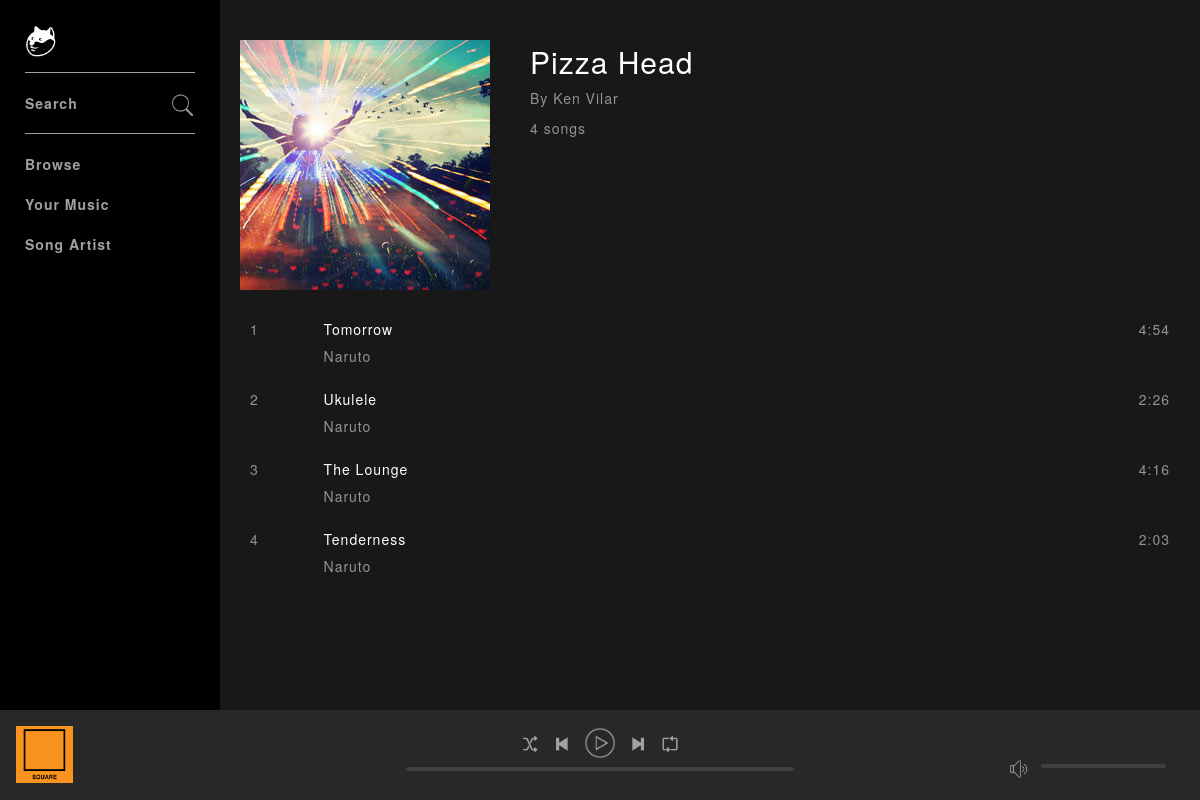
Screenshot of /album.php?id=3 (signed in) with the database file from the repository.
### tables this page shows
CREATE TABLE `albums` (
  `id` int(11) unsigned NOT NULL AUTO_INCREMENT,
  `title` varchar(250) DEFAULT NULL,
  `artist` int(11) DEFAULT NULL,
  `genre` int(11) DEFAULT NULL,
  `artworkPath` varchar(500) DEFAULT NULL,
  PRIMARY KEY (`id`)
);

CREATE TABLE `artists` (
  `id` int(11) unsigned NOT NULL AUTO_INCREMENT,
  `name` varchar(50) DEFAULT NULL,
  PRIMARY KEY (`id`)
);

CREATE TABLE `songs` (
  `id` int(11) unsigned NOT NULL AUTO_INCREMENT,
  `title` varchar(250) DEFAULT '',
  `artist` int(11) DEFAULT NULL,
  `album` int(11) DEFAULT NULL,
  `genre` int(11) DEFAULT NULL,
  `duration` varchar(8) DEFAULT NULL,
  `path` varchar(500) DEFAULT NULL,
  `albumOrder` int(11) DEFAULT NULL,
  `plays` int(11) DEFAULT NULL,
  PRIMARY KEY (`id`)
);

### includes/classes/Album.php (called while the page is built, shortened)
<?php
class Album {
    private $con;
    private $id;
    private $title;
    private $artistId;
    public function __construct($con, $id) {
        $this->con = $con;
        $this->id = $id;
        $albumQuery = mysqli_query($this->con, "SELECT * FROM albums WHERE id='$this->id'");
        $album = mysqli_fetch_assoc($albumQuery);
        $this->title = $album['title'];
        $this->artistId = $album['artist'];
        $this->artWorkPath = $album['artworkPath'];
    }
    public function getTitle() {
        return $this->title;
    }
    public function getArtist() {
        return new Artist($this->con, $this->artistId);
    }
    public function getArtWorkPath() {
        return $this->artWorkPath;
    }
    public function getNumberOfSongs() {
        $query = mysqli_query($this->con, "SELECT id FROM songs WHERE album='$this->id'");
        return mysqli_num_rows($query);
    }
    public function getSongIds() {
        $query = mysqli_query($this->con, "SELECT id FROM songs WHERE album='$this->id' ORDER BY albumOrder ASC");
        $arr = array();
        while ($row = mysqli_fetch_assoc($query)) {
            array_push($arr, $row['id']);
        }
        return $arr;
    }
}

### includes/classes/Artist.php (called while the page is built)
<?php
class Artist {
    private $con;
    private $id;
    public function __construct($con, $id) {
        $this->con = $con;
        $this->id = $id;
    }
    public function getName() {
        $artistQuery = mysqli_query($this->con, "SELECT * FROM artists WHERE id='$this->id'");
        $artist = mysqli_fetch_assoc($artistQuery);
        return $artist['name'];
    }
}

### includes/classes/Song.php (called while the page is built, shortened)
<?php
class Song {
    private $con;
    private $title;
    private $artistId;
    private $duration;
    public function __construct($con, $id) {
        $this->con = $con;
        $this->id = $id;
        $query = mysqli_query($this->con, "SELECT * FROM songs WHERE id='$this->id'");
        $this->mysqliData = mysqli_fetch_assoc($query);
        $this->title = $this->mysqliData['title'];
        $this->artistId = $this->mysqliData['artist'];
        $this->duration = $this->mysqliData['duration'];
    }
    public function getTitle() {
        return $this->title;
    }
    public function getArtist() {
        return new Artist($this->con, $this->artistId);
    }
    public function getDuration() {
        return $this->duration;
    }
}

### album.php (the view, shortened to what this page needs)
<?php
include 'includes/layouts/header.php';
if (isset($_GET['id'])) :
    $albumId = $_GET['id'];
else :
    header('Location: index.php');
endif;
$album = new Album($con, $albumId);
$artist = $album->getArtist();
$albumTitle = $album->getTitle();
$artistName = $artist->getName();
$albumUrl = $album->getArtWorkPath();
$numOfSongs = $album->getNumberOfSongs();
?>
<div class="entityInfo">
    <div class="leftSection">
        <img src="<?php echo $albumUrl; ?>" alt="image">
    </div>
    <div class="rightSection">
        <h2><?php echo $albumTitle; ?></h2>
        <p>By <?php echo $artistName; ?></p>
        <p><?php echo $numOfSongs; ?> songs</p>
    </div>
</div>
<div class="trackListContainer">
    <ul class="track-list">
        <?php
        $songIdArr = $album->getSongIds();
        $i = 1;
        foreach ($songIdArr as $songId) {
            $albumSong = new Song($con, $songId);
            $songtitle = $albumSong->getTitle();
            $songArtist = $albumSong->getArtist()->getName();
            $songDuration = $albumSong->getDuration();
            ?>
            <li class="trackListRow">
                <div class="trackCount">
                    <span class='trackNumber'><?php echo $i; ?></span>
                </div>
                <div class="trackInfo">
                    <span class='trackName'><?php echo $songtitle; ?></span>
                    <span class='artistName'><?php echo $songArtist; ?></span>
                </div>
                <div class="trackOptions">
                </div>
                <div class="trackDuration">
                    <span class="duration"><?php echo $songDuration; ?></span>
                </div>
            </li>
            <?php
            $i++;
        }
        ?>
    </ul>
</div>
<?php
include 'includes/layouts/footer.php'; ?>

### assets/css/style.css (style rules this page uses)
html, body { padding: 0; margin: 0; height: 100%; }
body { background-color: #181818; font-size: 14px; min-width: 720px; }
* { font-family: "Helvetica Neue", Helvetica, Arial, sans-serif; color: #fff; letter-spacing: 1px; }
.entityInfo { padding: 40px 0 10px 0; display: inline-block; width: 100%; }
.entityInfo .leftSection { width: 30%; float: left; max-width: 250px; }
.entityInfo .leftSection img { width: 100%; }
.entityInfo .rightSection { width: 70%; float: left; padding: 5px 10px 5px 40px; -webkit-box-sizing: border-box; -moz-box-sizing: border-box; box-sizing: border-box; }
.entityInfo .rightSection h2 { margin-top: 0; }
.entityInfo .rightSection p { color: #939393; font-weight: 200; }
.track-list { padding: 0; }
.trackListRow { height: 70px; padding: 15px 10px; list-style: none; }
.trackListRow span { color: #939393; font-weight: 200; }
.trackListRow .trackCount { width: 8%; float: left; }
.trackListRow .trackCount span { visibility: visible; }
.trackListRow .trackInfo { width: 75%; float: left; }
.trackListRow .trackInfo span { display: block; }
.trackListRow .trackOptions { width: 5%; float: left; text-align: right; }
.trackListRow .trackDuration { width: 12%; float: left; text-align: right; }
.trackListRow .trackInfo .trackName { color: #ffffff; margin-bottom: 7px; }

### rows the page displays
albums: artworkPath (picture), title "Pizza Head"
artists: name "Ken Vilar"
songs: title "Tomorrow", artist.name "Naruto", duration "4:54"
songs: title "Ukulele", artist.name "Naruto", duration "2:26"
songs: title "The Lounge", artist.name "Naruto", duration "4:16"
songs: title "Tenderness", artist.name "Naruto", duration "2:03"

### other values shown
$numOfSongs "4"
